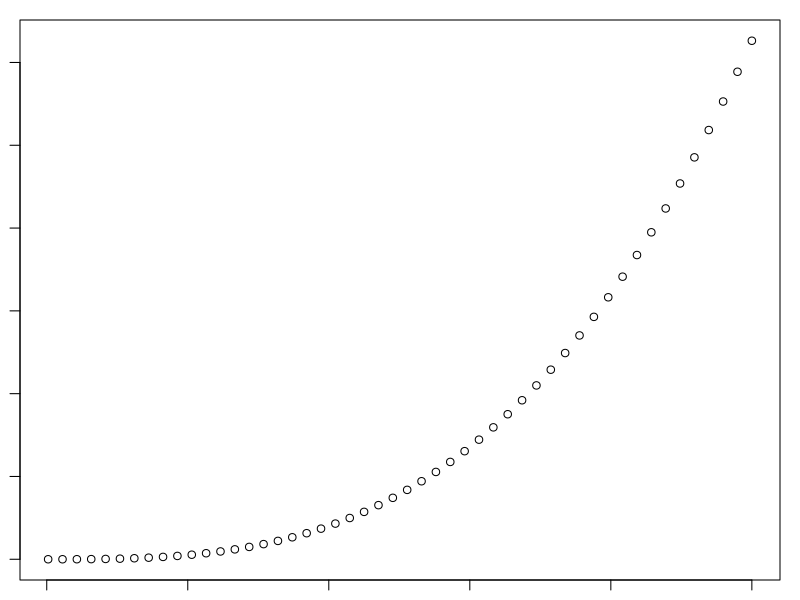

This chart was generated by the following R code: (Note: this script raises an error after producing the figure.)
n = 50; M = 500
x = seq(1,M,len=n)
X = cbind(1,x,x^2,x^3)
beta = matrix(c(1,1,1,1),4,1)
y = X%*%beta + rnorm(n,sd=1)

par(mar=c(1,1,1,1))
plot(x,y)

# to find beta_hat, we need to compute (t(X)X)^-1
# but it's unstable in this case and give error

log10(crossprod(X))  # very different item --> inverse close to div by zeoro

solve(crossprod(X)) # give error

solve(crossprod(X)) %*% crossprod(X,y) # give error

# QR factorization: decomposing a matrix into Q - orthogonal x R - triangular matrix

# R*beta = t(Q)*Y

QR = qr(X)
Q = qr.Q(QR)
R = qr.R(QR)
betahat = backsolve(R, crossprod(Q,y))

QR = qr(X)
betahat = solve.qr(QR, y) # calculate betahat

fitted = tcrossprod(Q)%*%y # fit y value
lines(x, fitted, col=2)

# standard error
df = length(y) - QR$rank
sigma2 = sum((y-fitted)^2)/df
var = sigma2*chol2inv(QR$qr)
SE = sqrt(diag(var))
cbind(betahat,SE)

summary(lm(y~X-1))$coef


